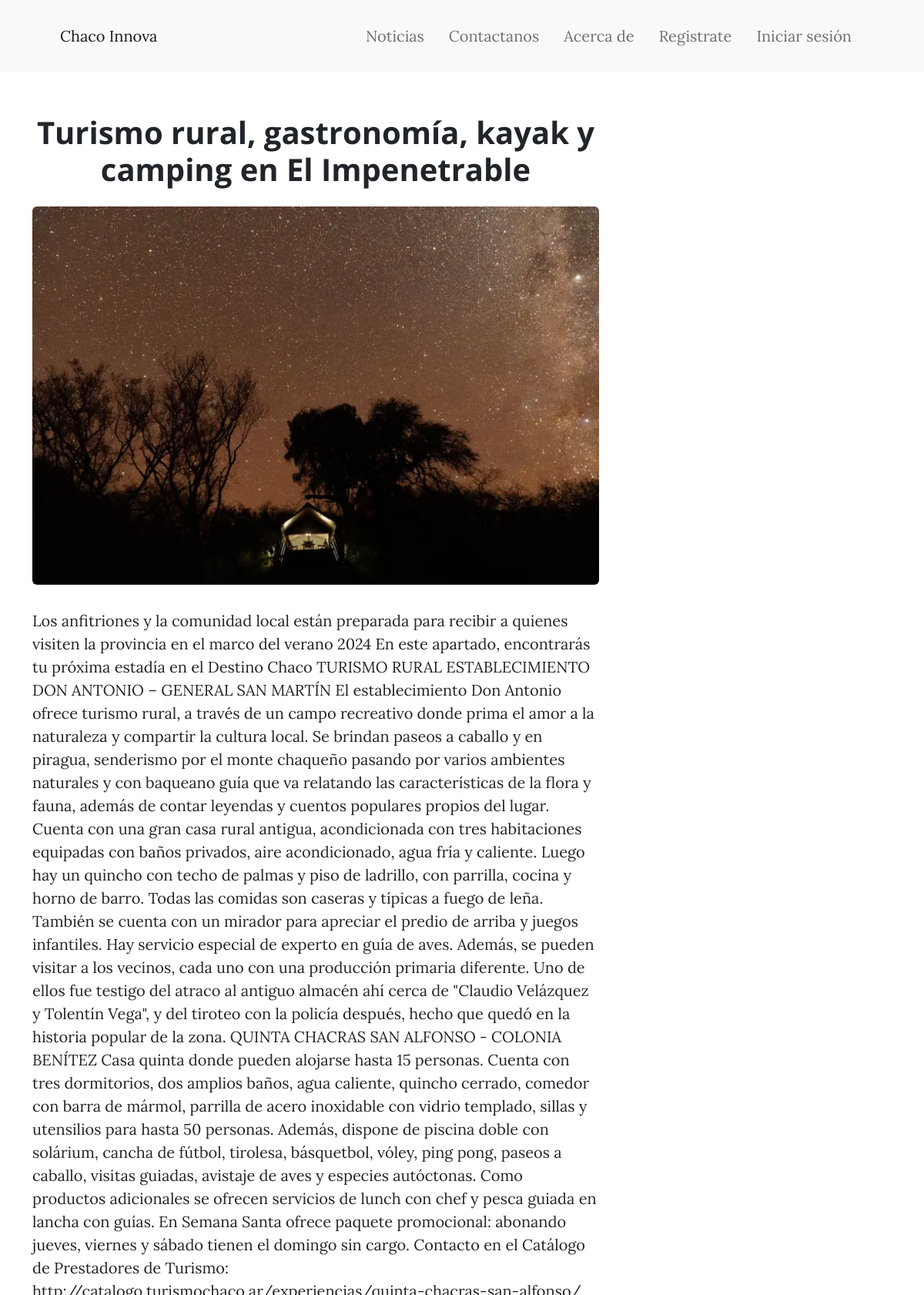
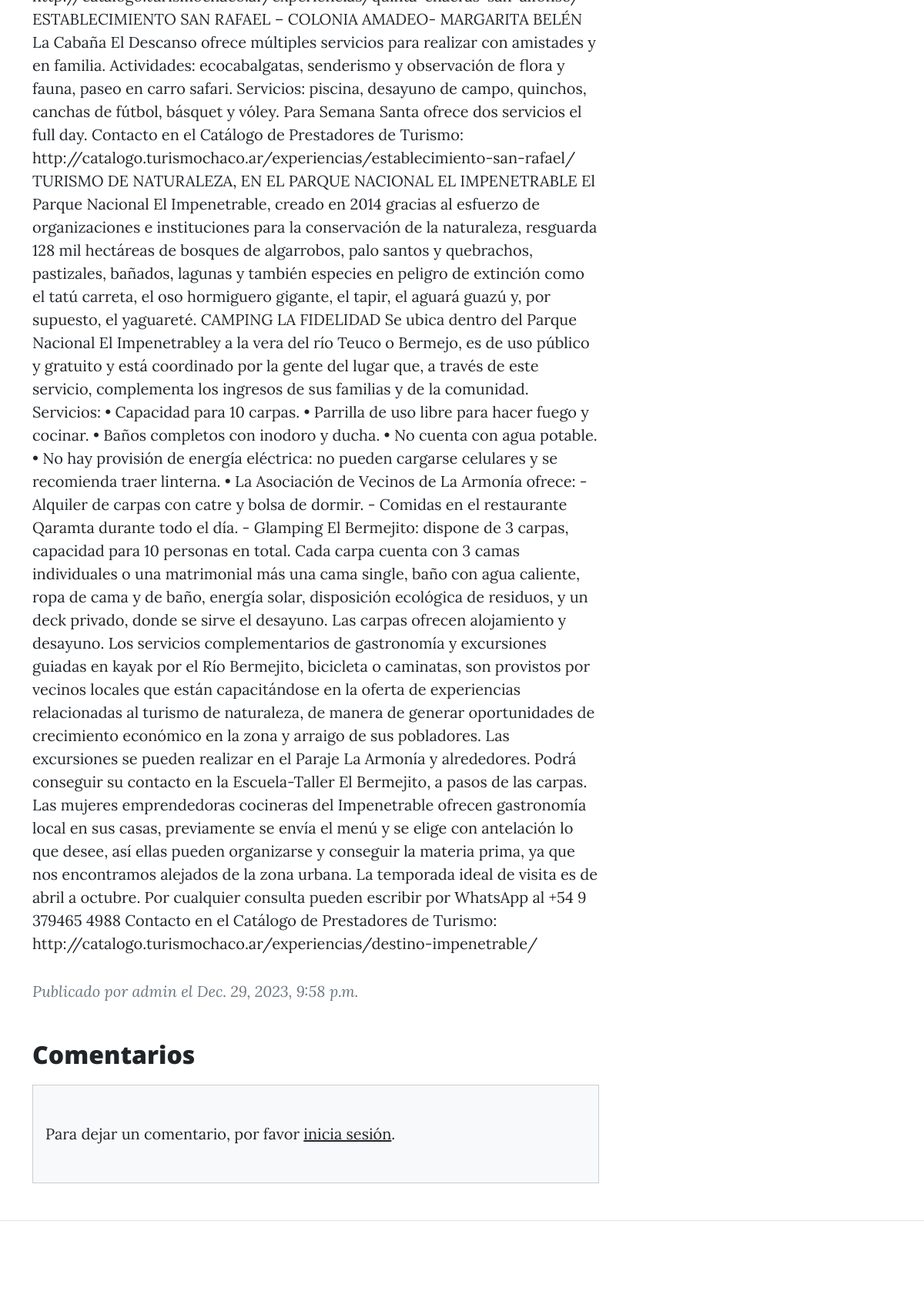
Screenshot of /noticias/detalle/15 with the database file from the repository (2 pictures, top to bottom).
### noticias/models.py (models this page shows, shortened)
class Noticia(models.Model):
    titulo = models.CharField(max_length=100)
    descripcion = models.TextField(blank=True)
    imagen = models.ImageField(upload_to='noticias/', blank=True)
    fecha = models.DateTimeField(auto_now_add=True)
    user = models.ForeignKey(User, on_delete=models.CASCADE)

### noticias/views.py (the view)
# urls.py: path('noticias/detalle/<int:pk>', views.noticia_detalles, name='noticia_detalles'),
def noticia_detalles(request, pk):
    noticia = get_object_or_404(Noticia, pk=pk)
    comentarios = Comentario.objects.filter(noticia=noticia)
    ctx = {'noticia': noticia, 'comentarios': comentarios}
    return render(request, 'noticia_detalles.html', ctx)

### noticias/templates/noticia_detalles.html (shortened to what this page needs)
{% extends 'base.html' %}
{% load static %}
{% block content %}
<div class="container mt-5 content-container">
    <div class="row">
        <div class="col-lg-8">
            <article>
                <header class="mb-4 text-center">
                    <h1 class="fw-bolder mb-1">{{ noticia.titulo }}</h1>
                </header>
                <figure class="mb-4 text-center">
                    {% if noticia.imagen %}
                    <img class="img-fluid rounded" src="{{ noticia.imagen.url }}" alt="{{ noticia.titulo }}" />
                    {% else %}
                    <img class="img-fluid rounded" src="{% static 'ruta/de/imagen/por/defecto.jpg' %}" alt="Imagen por defecto" />
                    {% endif %}
                </figure>
                <section class="mb-5">
                    <p>{{ noticia.descripcion }}</p>
                    <div class="text-muted fst-italic mb-2">
                        Publicado por {{ noticia.user.username }} el {{ noticia.fecha }}
                    </div>
                </section>
            </article>
            <h2>Comentarios</h2>
            <section class="mb-5">
                <div class="card bg-light">
                    <div class="card-body">
                        {% if request.user.is_authenticated %}
                        <form method="POST" action="{% url 'comentarios:agregar' noticia.pk %}">
                            {% csrf_token %}
                            <textarea name="comentario" class="form-control" rows="3" placeholder="¡Únete a la discusión y deja un comentario!"></textarea>
                            <input type="submit" value="COMENTAR" class="btn btn-primary mt-2">
                        </form>
                        {% else %}
                        <p>Para dejar un comentario, por favor <a href="{% url 'singin' %}">inicia sesión</a>.</p>
                        {% endif %}
                    </div>
                </div>
            </section>
        </div>
    </div>
</div>
{% endblock content %}

### noticias/templates/base.html (style rules this page uses)
body { padding-top: 100px; }

### rows the page displays
Noticia: titulo "Turismo rural, gastronomía, kayak y camping en El Impenetrable", imagen (picture), descripcion "Los anfitriones y la comunidad local están preparada para recibir a quienes visiten la provincia en el marco del verano 2024 En este apartado, encontrarás tu próxima estadía en el Destino Chaco TURISMO RURAL ESTABLECIMIENTO DON ANTONIO – GENERAL SAN MARTÍN El establecimiento Don Antonio ofrece turismo rural, a través de un campo recreativo donde prima el amor a la naturaleza y compartir la cultura local. Se brindan paseos a caballo y en piragua, senderismo por el monte chaqueño pasando por varios ambientes naturales y con baqueano guía que va relatando las características de la flora y fauna, además de contar leyendas y cuentos populares propios del lugar. Cuenta con una gran casa rural…", user.username "admin", fecha "Dec. 29, 2023, 9:58 p.m."
